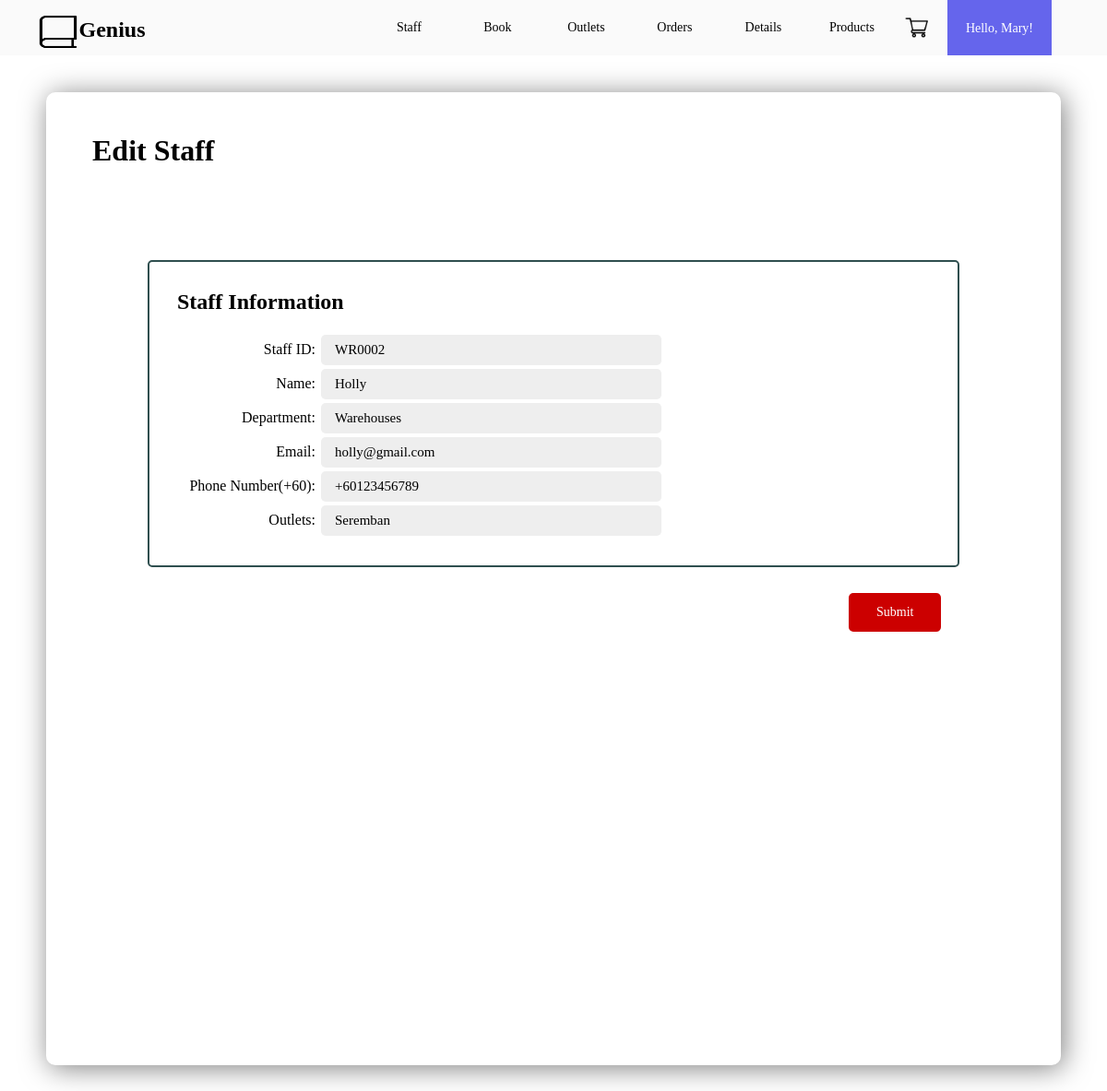
Screenshot of /admin/editstaff.php?staffID=WR0002&outlet=d (signed in) with the database file from the repository.
### tables this page shows
CREATE TABLE `staff` (
  `id` int NOT NULL AUTO_INCREMENT,
  `staffID`  varchar(255) NOT NULL,
  `name` varchar(255) NOT NULL,
  `department` varchar(255) NOT NULL,
  `email` varchar(255) NOT NULL,
  `phonenumber` varchar(255) NOT NULL,
  `password` varchar(255) NOT NULL,
  `outlets` varchar(255) NOT NULL,
  PRIMARY KEY (id)
);

### admin/editstaff.php (the view, shortened to what this page needs)
<?php
if (isset($_GET['staffID'])) {
  $staffID = $_GET['staffID'];
} else {
  $staffID = 'd';
}
?>
<?php
if (isset($_GET['outlet'])) {
  $selectedOutlet = $_GET['outlet'];
} else {
  $selectedOutlet = 'd';
}
?>
<!DOCTYPE html>
<html>
<link rel="stylesheet" href="../css/cart.css" type="text/css">
<link rel="stylesheet" href="../css/products.css" type="text/css">
<link rel="stylesheet" href="../css/shipping&billing.css" type="text/css">
<head>
</head>
<body id="style-1">
  <div id="home" class="nav-bar">
    <nav class="nav-box">
        <a class="logo-text">
            <img class="nav-logo" src="../img/book.png" alt="Book">
            <b>Genius</b>
        </a>
        <?php
        if (isset($_SESSION['loggedin']) && $_SESSION['loggedin'] == true) {
            echo '<button onclick="showLogoutDiv()" class="nav-contact nav-list logged-in">';
            echo "Hello, ",$_SESSION['name'],"!";
            echo '</button>';
        } else {
            echo '<a class="nav-contact nav-list" href="../profile/login.php">';
            echo "Login";
            echo '</a>';
        }
        ?>
         <img class="my-cart cart-icon" src="../img/cart.svg" alt="cart">
        <a class="nav-list" onclick="phome()">Products<div></div></a>
        <a class="nav-list" onclick="details()">Details<div></div></a>
        <a class="nav-list" onclick="order()">Orders<div></div></a>
        <a class="nav-list" onclick="outlets()">Outlets<div></div></a>
        <a class="nav-list" onclick="book()">Book<div></div></a>
        <a class="nav-list" onclick="staff()">Staff</div></a>
<?php
$handler = mysqli_connect("localhost", "root", "", "capstone2");
$GetProd = "SELECT * FROM staff WHERE staffID='$staffID'";
$GetProdRes = mysqli_query($handler, $GetProd);
$productGroup = mysqli_fetch_assoc($GetProdRes);
?>
  <div class="background" style="height: 1010px">
    <h1>Edit Staff</h1>
          <form class="form" id="ship&bill-form" action="editstaffdatabase.php?staffID=<?=$staffID?>&outlet=<?php echo $selectedOutlet; ?>" method="POST" autocomplete="on">
          <div>
              <div class="div-container">
                <div class="left-div" >
                  <h2>Staff Information</h2>
                  <div class="form-control">
                    <label for="staffID">Staff ID: </label>
                    <input type="text" value="<?=$productGroup['staffID']?>" id="staffID" name="staffID" placeholder="" required>
                  </div>
                  <div class="form-control">
                    <label for="name">Name: </label>
                    <input type="text" value="<?=$productGroup['name']?>" id="name" name="name" placeholder="" required>
                  </div>
                  <div class="form-control">
                    <label for="department">Department: </label>
                    <input type="text" value="<?=$productGroup['department']?>" id="department" name="department" placeholder="" required>
                  </div>
                  <div class="form-control">
                    <label for="Email">Email: </label>
                    <input type="text" value="<?=$productGroup['email']?>" id="email" name="email" placeholder="" required>
                  </div>
                  <div class="form-control">
                    <label for="phonenumber">Phone Number(+60): </label>
                    <input type="text" value="<?=$productGroup['phonenumber']?>" id="phonenumber" name="phonenumber" placeholder="" required>
                  </div>
                  <div class="form-control">
                    <label for="outlets">Outlets: </label>
                    <input type="text" value="<?=$productGroup['outlets']?>" id="outlets" name="outlets" placeholder="" required>
                  </div>
                </div>
              <br>
              <div class="order-button">
                  <button type="submit" class="next-button" style="transform: translate(770px);">Submit</button>
              </div>
            </div>
          </form>
  </div>
</body>
</html>

### css/cart.css (style rules this page uses)
body { padding-top: 80px; background-repeat: repeat-y; background-image: url("../image/template-image/main-background.png"); overflow-x: hidden; margin: 0; font-family: Bahnschrift; overflow-y: scroll; scroll-behavior: smooth; }
.nav-bar { position: fixed; margin-right: auto; margin-left: auto; margin-bottom: 0; margin-top: 0; top: 0; left: 0; width: 100%; height: 60px; background-color: #FAFAFA; overflow: hidden; z-index: 3; }
.nav-box { height: 60px; width: 1300px; margin-left: auto; margin-right: auto; }
.logo-text { font-size: 24px; color: black; text-decoration: none; line-height: 64px; float: left; }
.my-cart { float: right; padding-top: 16.5px; width: 45.5px; height: 26px; }
.nav-logo { float: left; padding-top: 16.5px; width: 45.5px; height: 26px; }
.nav-list { float: right; color: black; text-align: center; text-decoration: none; font-size: 14px; width: 84px; line-height: 59px; white-space: nowrap; padding-left: 6px; padding-right: 6px; }
.nav-contact { color: white; background-color: rgb(101, 101, 236); height: 60px; width: 125px; vertical-align: center; margin-left: 10px; z-index: 2; }
.background { height: 705px; width: 1100px; box-shadow: 3px 3px 30px rgba(0, 0, 0, 0.5); margin: 20px auto 50px auto; background-color: white; border-radius: 10px; padding-top: 45px; }
.background h1 { margin: 0 auto 50px 50px; }
.next-button { background-color: rgb(204, 0, 0); border: none; color: white; padding: 13px 30px; transform: translate(725px, 40px); font-family: Bahnschrift; border-radius: 5px; font-size: 14px; }

### css/products.css (style rules this page uses)
body { overflow-x: hidden; margin: 0; font-family: Bahnschrift; overflow-y: scroll; scroll-behavior: smooth; background-repeat: repeat; background-image: url("../img/template-image/main-background.png"); }
.nav-bar { position: fixed; margin-right: auto; margin-left: auto; margin-bottom: 0; margin-top: 0; top: 0; left: 0; width: 100%; height: 60px; background-color: #FAFAFA; overflow: hidden; z-index: 3; }
input { cursor: inherit; }
.nav-box { height: 60px; width: 1100px; transform: translate(-10px); margin-left: auto; margin-right: auto; }
.logo-text { font-size: 24px; color: black; text-decoration: none; line-height: 64px; float: left; }
.my-cart { float: right; padding-top: 16.5px; width: 45.5px; height: 26px; }
.nav-logo { float: left; padding-top: 16.5px; width: 45.5px; height: 35px; }
.nav-list { float: right; color: black; text-align: center; text-decoration: none; font-size: 14px; width: 84px; line-height: 59px; white-space: nowrap; padding-left: 6px; padding-right: 6px; }
.nav-contact { border: 0; font-family: Bahnschrift; color: white; background-color: rgb(101, 101, 236); height: 60px; width: auto; padding-left: 20px; padding-right: 20px; vertical-align: center; margin-left: 10px; }
.my-cart { cursor: pointer; }

### css/shipping&billing.css (style rules this page uses)
.div-container { margin-bottom: 10px; }
.left-div { border-radius: 5px; border: darkslategray 2px solid; margin: 10px; padding: 10px 30px 30px 30px; }
label { display: inline-block; width: 150px; text-align: right; }
input[type=date], input[type=text], input[type=number], select { padding: 4px; margin: 2px; height: 25px; width: 350px; border-radius: 5px; border-width: 0; background-color: #EEEEEE; padding-left: 15px; font-family: Bahnschrift; font-size: 15px }
.form { margin:100px 100px auto 100px; }

### rows the page displays
staff: staffID "WR0002", name "Holly", department "Warehouses", email "holly@gmail.com", phonenumber "+60123456789", outlets "Seremban"

### other values shown
$_SESSION['name'] "Mary"
